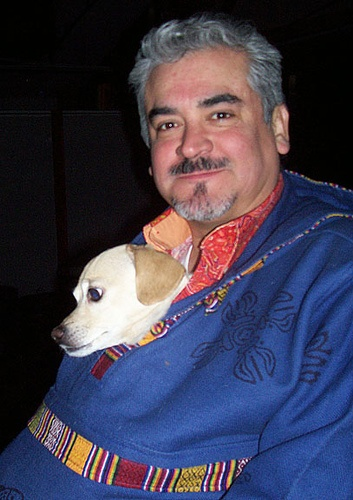
#> input picture 01.基础知识/08.图片处理/data/01.jpg, 353 x 500 px, found by its file name
$ jupyter execute '01.基础知识.09.OpenCV图片处理-01.图片的基本操作.ipynb'
#> lines starting #> are read from the running program, lines starting #| are printed output that depends on the picture; after the words box and inside, x2 and y2 are one past the last pixel; in counts of white or black regions, pixels touching at a corner belong together
图片的显示与读写操作
===

# 1.读取

[cell 1]
import cv2
images1 = cv2.imread("Images/01/09/01.jpg", 0)
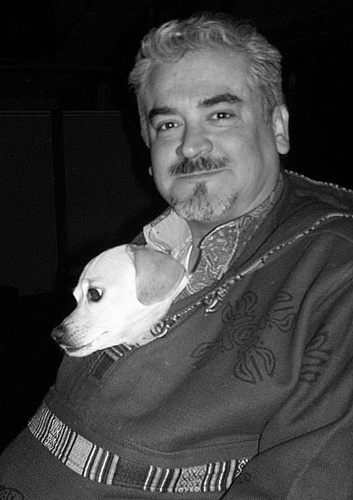
#> images1: shape (500, 353); min 0, max 255, mean 64
print(images1)
#> (printed output is left out)
images2 = cv2.imread("Images/01/09/02.jpg", 1)
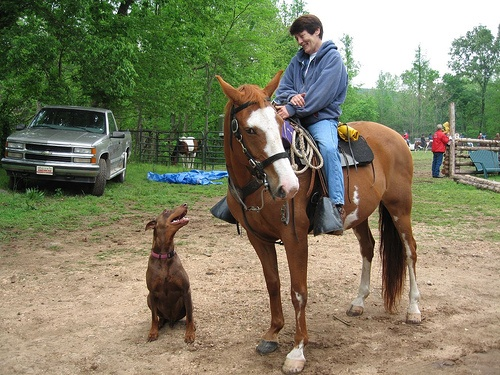
#> input picture 01.基础知识/08.图片处理/data/02.jpg, 500 x 375 px, found by its file name
#> images2 is the input picture: shape (375, 500, 3); mean B, G, R 101, 127.1, 128.4
print(images2)
#> (printed output is left out)

# 2.显示

[cell 2]
cv2.imshow("image1", images1)
cv2.imshow("image2", images2)
cv2.waitKey(0)

imshow方法会打开新窗口显示图片，为了在jupyter里面显示，我们以后都是用matplotlib来进行图片显示

# 3.显示图片

[cell 3]
import matplotlib.pyplot as plt
plt.figure(figsize=(10,5), facecolor='w')
plt.subplot(1, 2, 1)
show_img1 = cv2.cvtColor(images1, cv2.COLOR_BGR2RGB)
plt.imshow(show_img1)

plt.subplot(1, 2, 2)
show_img2 = cv2.cvtColor(images2, cv2.COLOR_BGR2RGB)
plt.imshow(show_img2)

由于cv2读取出来的图片默认是BGR编码的，我们使用matplotlib显示的时候需要转化为RGB编码

# 4.图像缩放

[cell 4]
shapes = images2.shape
#> shapes = (375, 500, 3)
print(shapes)
#| (375, 500, 3)

[cell 5]
height = shapes[0]
#> height = 375
width = shapes[1]
#> width = 500
dst_height = int(height * 0.8)
#> dst_height = 300
dst_width = int(width * 0.8)
#> dst_width = 400
dst = cv2.resize(images2, (dst_width, dst_height))
print(dst.shape)
#| (300, 400, 3)
plt.figure(figsize=(10,5), facecolor='w')
show_img2 = cv2.cvtColor(dst, cv2.COLOR_BGR2RGB)
#> show_img2: shape (300, 400, 3)
plt.imshow(show_img2)

# 5.图片规则裁剪

[cell 6]
dst = images2[205:345, 145:195] # [x1:x2, y1:y2]
#> dst: shape (140, 50, 3)
plt.figure(figsize=(10,5), facecolor='w')
show_img2 = cv2.cvtColor(dst, cv2.COLOR_BGR2RGB)
#> show_img2: shape (140, 50, 3)
plt.imshow(show_img2)

# 6.图片不规则裁剪

[cell 7]
import numpy as np
img = cv2.imread("Images/01/09/02.jpg", cv2.IMREAD_UNCHANGED)
height, width, channel = img.shape
#> channel = 3
img_new = np.zeros((height, width, 4), dtype=np.uint8)
img_new[:, :, 0:3] = img[:, :, 0:3]
img_circle = np.zeros((height, width, 1), dtype=np.uint8)
img_circle[:, :, :] = 0
img_circle = cv2.circle(img_circle, (width // 2, height // 2), int(min(height, width) / 2), 255, -1)
img_new[:, :, 3] = img_circle[:, :, 0]

plt.figure(figsize=(10,5), facecolor='w')
unReg = cv2.cvtColor(img_new, cv2.COLOR_BGR2RGBA)
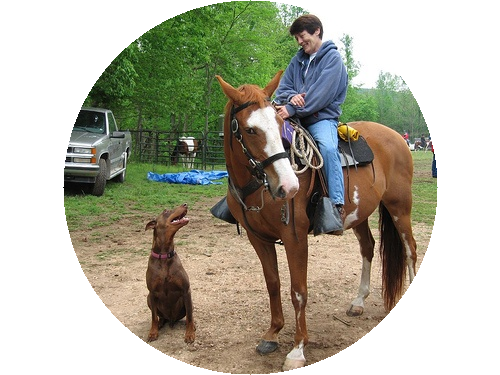
#> unReg: shape (375, 500, 4); mean R, G, B, A 128.4, 127.1, 101, 149.4; transparent parts drawn white
plt.imshow(unReg)

# 7.通道转换

读取图像，然后将RGB通道替换成BGR通道。opencv默认是按照BGR来读取图片的，下面代码将BGR转换成RGB然后显示

[cell 8]
import cv2
import matplotlib.pyplot as plt

img = cv2.imread("Images/01/09/02.jpg")
b = img[:, :, 0].copy()
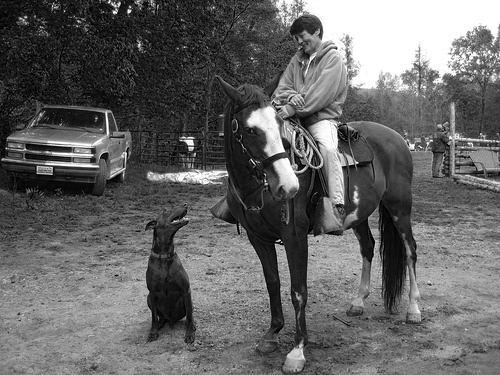
#> b: shape (375, 500); min 0, max 255, mean 101
g = img[:, :, 1].copy()
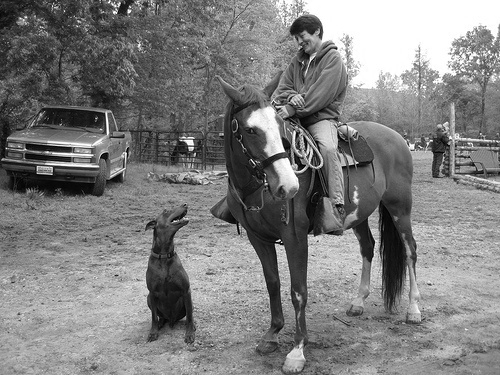
#> g: shape (375, 500); min 0, max 255, mean 127.1
r = img[:, :, 2].copy()
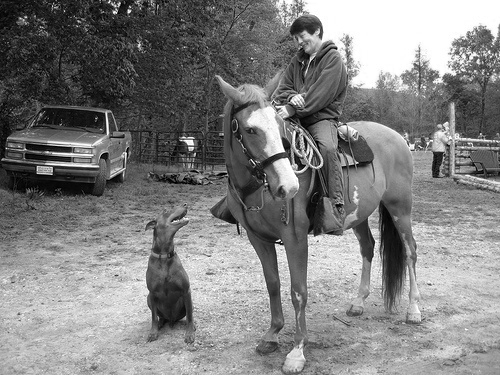
#> r: shape (375, 500); min 0, max 255, mean 128.4

# BGR > RGB
img[:, :, 0] = r
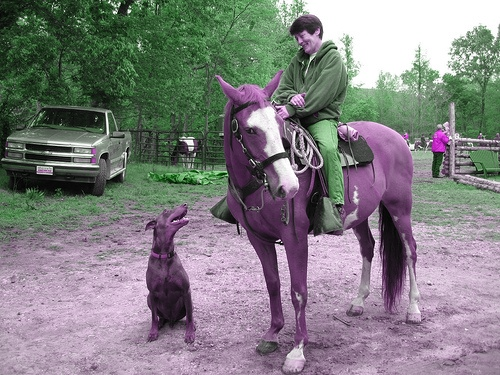
#> img: shape (375, 500, 3); mean B, G, R 128.4, 127.1, 128.4
img[:, :, 1] = g
img[:, :, 2] = b

plt.figure(figsize=(10,5), facecolor='w')
show_img1 = cv2.cvtColor(img, cv2.COLOR_BGR2RGB)
plt.imshow(img)

# 8.灰度化-Grayscale
将图像灰度化吧！灰度是一种图像亮度的表示方法，通过下式计算：
$$Y = 0.2126R + 0.7152G + 0.0722B$$

[cell 9]
import cv2
import numpy as np
import matplotlib.pyplot as plt

# Read image
img = cv2.imread("Images/01/09/02.jpg")
b = img[:, :, 0].copy()
g = img[:, :, 1].copy()
r = img[:, :, 2].copy()

# Gray scale
out = 0.2126 * r + 0.7152 * g + 0.0722 * b
out = out.astype(np.uint8)

plt.figure(figsize=(10,5), facecolor='w')
plt.subplot(1, 2, 1)
show_img1 = cv2.cvtColor(img, cv2.COLOR_BGR2RGB)
plt.imshow(show_img1)

plt.subplot(1, 2, 2)
show_img2 = cv2.cvtColor(out, cv2.COLOR_BGR2RGB)
#> show_img2: shape (375, 500, 3)
plt.imshow(show_img2)

# 9.二值化
二值化是将图像使用黑和白两种值表示的方法，我们将灰度的阈值设置为 128 来进行二值化

[cell 10]
import cv2
import numpy as np
import matplotlib.pyplot as plt

# Read image
img = cv2.imread("Images/01/09/02.jpg")
b = img[:, :, 0].copy()
g = img[:, :, 1].copy()
r = img[:, :, 2].copy()

# Gray scale
out = 0.2126 * r + 0.7152 * g + 0.0722 * b
out = out.astype(np.uint8)
th = 128
out[out < th] = 0
out[out >= th] = 255
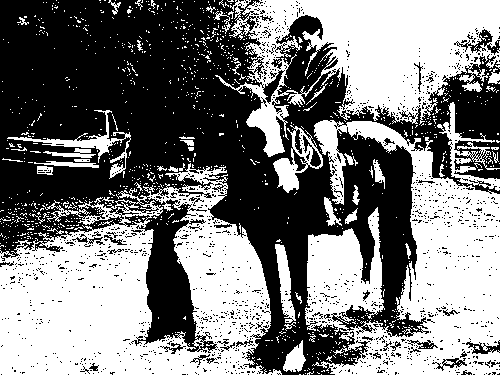
#> out: shape (375, 500); 48.9% white; 1053 white regions (1002 under 20 px), largest, box (x1, y1, x2, y2) and area: (0, 163, 282, 375) 33921, (305, 120, 500, 375) 26837, (215, 0, 500, 157) 21250

plt.figure(figsize=(10,5), facecolor='w')
plt.subplot(1, 2, 1)
show_img1 = cv2.cvtColor(img, cv2.COLOR_BGR2RGB)
plt.imshow(show_img1)

plt.subplot(1, 2, 2)
show_img2 = cv2.cvtColor(out, cv2.COLOR_BGR2RGB)
plt.imshow(show_img2)

# 10.二值化-大津算法(Otsu's Method)
大津二值化算法与普通二值化算法的区别就是大津算法可以自动确定二值化中的阈值，而普通二值化算法的阈值就是128

- 小于阈值t的类记作0，大于阈值t的类记作1；
- w0和w1是被阈值t分开的两个类中的像素数占总像素数的比率（满足 w0+w1=1）；
- $S0^2$,$S1^2$是这两个类中像素值的方差；
- M0, M1 是这两个类的像素值的平均值；

[cell 11]
import cv2
import numpy as np
import matplotlib.pyplot as plt

# Read image
img = cv2.imread("Images/01/09/02.jpg")
b = img[:, :, 0].copy()
g = img[:, :, 1].copy()
r = img[:, :, 2].copy()
H, W, C = img.shape
#> H = 375; W = 500; C = 3
# Gray scale
out = 0.2126 * r + 0.7152 * g + 0.0722 * b
out = out.astype(np.uint8)

max_sigma = 0
max_t = 0

for _t in range(1, 255):
    v0 = out[np.where(out < _t)]
    m0 = np.mean(v0) if len(v0) > 0 else 0.
    w0 = len(v0) / (H * W)
    v1 = out[np.where(out >= _t)]
    m1 = np.mean(v1) if len(v1) > 0 else 0.
    w1 = len(v1) / (H * W)
    sigma = w0 * w1 * ((m0 - m1) ** 2)
    if sigma > max_sigma:
        max_sigma = sigma
        max_t = _t
#> this loop made 254 passes
#> (m0, w0, m1, w1, sigma, max_sigma) on passes 1 to 12: (0, 0.000133, 125, 1, 2.08, 2.08), (0.597, 0.000331, 125, 1, 5.12, 5.12), (1.16, 0.000549, 125.1, 0.999, 8.43, 8.43), (1.64, 0.000747, 125.1, 0.999, 11.37, 11.37), (2.38, 0.00109, 125.1, 0.999, 16.37, 16.37), (3, 0.00142, 125.2, 0.999, 21.22, 21.22), (3.86, 0.002, 125.2, 0.998, 29.4, 29.4), (4.45, 0.00246, 125.3, 0.998, 35.89, 35.89), (5.42, 0.00339, 125.4, 0.997, 48.59, 48.59), (6.43, 0.00472, 125.6, 0.995, 66.66, 66.66), (7.03, 0.00566, 125.7, 0.994, 79.27, 79.27), (7.79, 0.00701, 125.8, 0.993, 97.02, 97.02)
#> after the loop, max_sigma = 2447.4; max_t = 124

th = max_t
#> th = 124
out[out < th] = 0
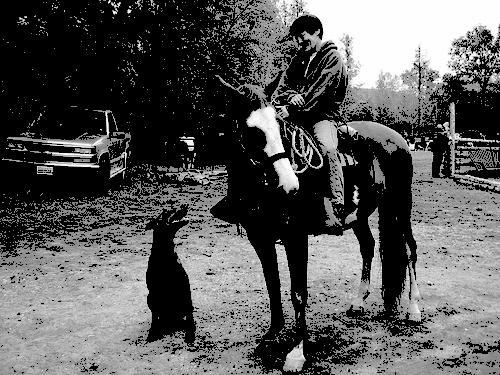
#> out: shape (375, 500); min 0, max 254, mean 88.9
out[out >= th] = 255
#> out: shape (375, 500); 51.3% white; 1429 black regions (1393 under 20 px), largest, box (x1, y1, x2, y2) and area: (0, 0, 500, 375) 85970, (457, 30, 500, 55) 275, (263, 70, 285, 102) 219

plt.figure(figsize=(10,5), facecolor='w')
plt.subplot(1, 2, 1)
show_img1 = cv2.cvtColor(img, cv2.COLOR_BGR2RGB)
plt.imshow(show_img1)

plt.subplot(1, 2, 2)
show_img2 = cv2.cvtColor(out, cv2.COLOR_BGR2RGB)
plt.imshow(show_img2)

# 11.HSV转换
HSV使用色相Hue、饱和度Saturation、明度Value来表示色彩的一种方式。

## 11.1.色相
将颜色使用0到360度表示，就是平常所说的颜色名称，如红色、蓝色。色相与数值按下表对应

| 红 | 黄 | 绿 | 青 | 蓝 | 品红 |
| -- | -- | -- | -- | -- | -- |
| 0 | 60 | 120 | 180 | 240 | 300 |

## 11.2.饱和度
指色彩的纯度，饱和度越低则颜色越黯淡($0 \leq S < 1$)

## 11.3.明度
颜色的明暗程度。数值越高越接近白色，数值越低越接近黑色($0 \leq V < 1$)

# 12.减色处理
这里我们将图像的值由$256^3$压缩至$4^3$，即将RGB的值只取$\{32, 96, 160, 224\}$。这被称作色彩量化。具体定义如下:
$$\begin{cases}
32 & 0 \leq val < 64 \\
96 & 64 \leq val < 128 \\
160 128 \leq val < 192 \\
224 192 \leq val < 256
\end{cases}$$

[cell 12]
import cv2
import matplotlib.pyplot as plt

# Read image
img = cv2.imread("Images/01/09/02.jpg")

out = (img // 64) * 64 + 32
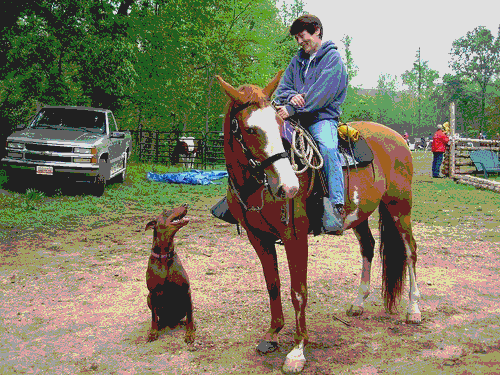
#> out: shape (375, 500, 3); mean B, G, R 100.6, 125.4, 127.5

plt.figure(figsize=(10,5), facecolor='w')
plt.subplot(1, 2, 1)
show_img1 = cv2.cvtColor(img, cv2.COLOR_BGR2RGB)
plt.imshow(show_img1)

plt.subplot(1, 2, 2)
show_img2 = cv2.cvtColor(out, cv2.COLOR_BGR2RGB)
plt.imshow(show_img2)
